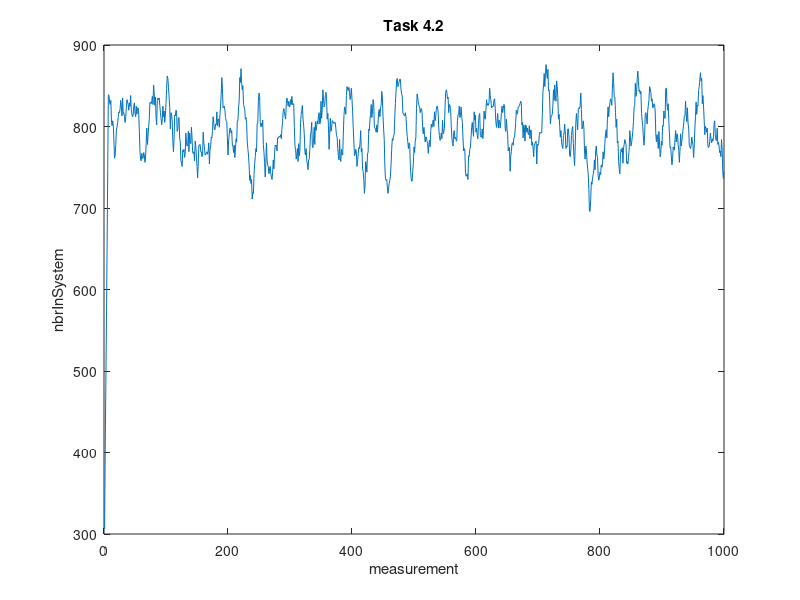

MATLAB code to generate this figure:
A=[306
408
486
566
655
747
839
838
830
827
832
808
801
807
801
782
761
765
778
797
799
805
812
818
817
822
832
825
813
835
816
817
812
805
811
823
833
830
827
820
829
825
838
821
815
812
814
825
829
816
812
825
815
822
823
815
794
769
760
758
767
761
761
768
765
756
761
779
798
778
788
800
809
829
830
828
831
837
827
851
840
826
836
810
802
832
835
833
835
826
817
810
802
809
825
812
819
805
814
828
847
862
859
848
836
823
797
817
814
807
782
769
784
814
813
820
819
794
797
810
811
786
781
759
755
751
771
769
772
762
767
792
780
776
777
794
769
792
783
779
799
786
768
767
769
758
782
777
764
751
737
754
777
777
778
769
769
763
765
793
780
775
765
766
767
769
766
770
780
754
772
775
787
786
795
812
804
797
796
803
802
818
801
809
808
799
815
825
839
860
847
823
824
825
820
811
807
806
786
765
783
790
798
798
792
795
777
776
768
777
762
772
785
781
807
807
823
831
860
854
871
854
845
850
827
824
821
809
811
804
782
773
765
753
734
740
730
735
711
719
718
741
754
763
773
769
803
804
831
841
837
805
800
804
800
808
778
768
756
738
755
780
759
753
751
742
748
751
742
738
735
744
759
748
765
777
776
777
770
786
786
787
788
787
790
785
798
806
819
822
818
812
809
828
835
831
825
831
824
825
833
827
837
827
827
828
799
776
772
760
765
773
757
779
764
771
804
815
820
826
809
801
791
769
765
773
757
755
747
759
760
772
790
793
805
777
774
785
799
778
806
795
801
807
803
814
817
803
805
831
810
821
845
835
824
826
838
842
834
809
816
801
772
790
810
794
797
807
807
804
805
804
805
797
789
787
773
764
759
784
761
757
772
766
765
792
813
824
822
815
838
849
846
844
848
842
833
839
847
833
818
798
781
764
766
772
769
751
757
767
774
773
780
795
769
773
748
745
735
718
727
757
753
744
767
768
797
795
809
815
827
811
818
833
829
799
798
797
793
802
793
804
818
821
812
823
826
843
836
813
797
784
750
736
734
735
726
718
724
730
734
739
754
772
785
783
789
790
812
828
843
857
859
849
851
855
858
858
846
840
838
817
815
814
813
817
812
799
788
781
773
780
779
754
739
733
733
746
755
775
768
782
786
822
840
836
829
826
824
817
821
822
817
797
791
799
790
781
787
787
782
779
767
778
783
775
795
803
799
804
808
800
818
807
812
821
825
824
816
797
789
783
785
792
785
808
791
793
798
823
841
845
842
834
836
817
827
826
822
802
787
779
776
792
795
785
787
783
782
807
814
815
825
811
813
824
812
805
786
770
773
771
744
739
740
742
735
764
763
772
775
787
799
805
795
788
818
808
814
793
798
789
785
804
814
816
789
787
787
797
785
795
819
810
809
820
833
826
828
826
829
847
838
832
823
825
824
825
833
834
822
806
799
807
816
798
808
805
798
806
817
825
817
822
827
826
798
794
809
798
790
770
774
774
745
764
769
779
780
777
786
787
794
805
820
815
816
824
824
826
828
831
829
802
805
786
802
799
782
802
801
793
798
791
790
801
785
795
796
777
781
774
763
777
779
781
782
754
778
777
779
789
793
792
792
793
816
843
851
865
849
864
876
865
859
870
844
845
828
803
812
813
815
826
845
832
851
838
831
856
849
835
809
815
800
787
795
780
776
773
789
792
803
792
773
776
775
797
797
787
765
763
772
789
797
800
779
763
752
775
805
816
806
796
821
823
822
826
841
821
797
800
807
798
770
760
776
772
758
749
742
723
696
696
710
732
729
737
741
746
759
747
770
776
765
762
740
734
738
744
741
753
750
753
769
760
766
782
791
796
786
810
824
812
823
829
834
831
826
847
866
854
836
836
817
799
809
780
782
757
748
742
766
772
769
774
755
774
778
784
781
778
755
757
754
763
771
795
787
776
780
787
795
806
824
826
853
837
842
858
868
855
843
845
840
843
816
807
800
786
777
790
815
817
811
803
820
826
833
849
846
842
831
834
823
824
828
827
819
791
781
790
784
773
794
780
763
767
782
777
801
800
819
811
810
846
847
828
820
828
807
791
774
775
764
753
759
775
773
771
785
795
781
791
790
778
771
756
771
791
776
782
790
797
803
813
813
831
815
806
823
804
798
777
775
773
777
787
782
777
762
777
797
812
830
815
826
825
844
849
857
866
856
859
828
838
824
808
790
800
798
793
798
776
774
776
782
792
785
780
785
782
786
803
807
790
783
783
798
778
781
776
768
770
763
784
772
745
736
745];
X = linspace(1,1000,1000);
plot(X,A)
xlabel('measurement');
ylabel('nbrInSystem');
title('Task 4.2');